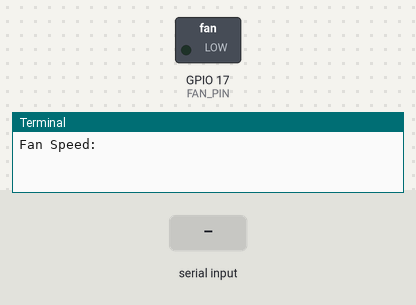
Bench run of a program on a simulated Raspberry Pi (BCM pin numbers). Parts: switched loads named in the program (green lamp = pin HIGH), the last lines printed to the terminal. The inputs (shaded band) are chosen by the test bench.

Above: at 1.2 s.
1.3 s: "5" typed at the terminal, then Enter
At 1.8 s:
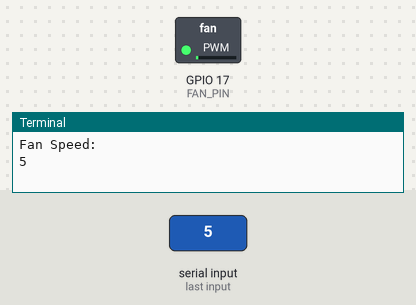
2.8 s: "90" typed at the terminal, then Enter
At 4.6 s:
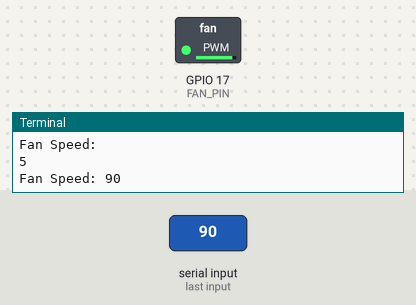
Timing chart, 0 to 6.1 s (numbered marks = the images above; inputs shaded):
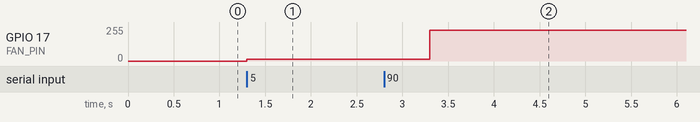

The program:

calib_fan.py
```python
#!/usr/bin/python3
# -*- coding: utf-8 -*-
# 键盘输入0~100之间的值，得到不同的风扇速度。用于测试风扇。

import RPi.GPIO as GPIO
import time
import sys

FAN_PIN = 17
WAIT_TIME = 1
PWM_FREQ =25

GPIO.setmode(GPIO.BCM)
GPIO.setup(FAN_PIN, GPIO.OUT, initial=GPIO.LOW)

fan=GPIO.PWM(FAN_PIN,PWM_FREQ)
fan.start(0);

try:
    while 1:
        fanSpeed=float(input("Fan Speed: "))  # 获取键盘值 (#1)
        fan.ChangeDutyCycle(fanSpeed)         # 控制不同的风扇速度(#2)
        time.sleep(2)

except(KeyboardInterrupt):
    print("Fan ctrl interrupted by keyboard")
    GPIO.cleanup()
    sys.exit()
```

Measured:
- after the input at 1.3 s, GPIO 17 (FAN_PIN): 0/255 → 13/255 at once
- after the input at 2.8 s, GPIO 17 (FAN_PIN): 13/255 → 230/255 after 0.50 s
